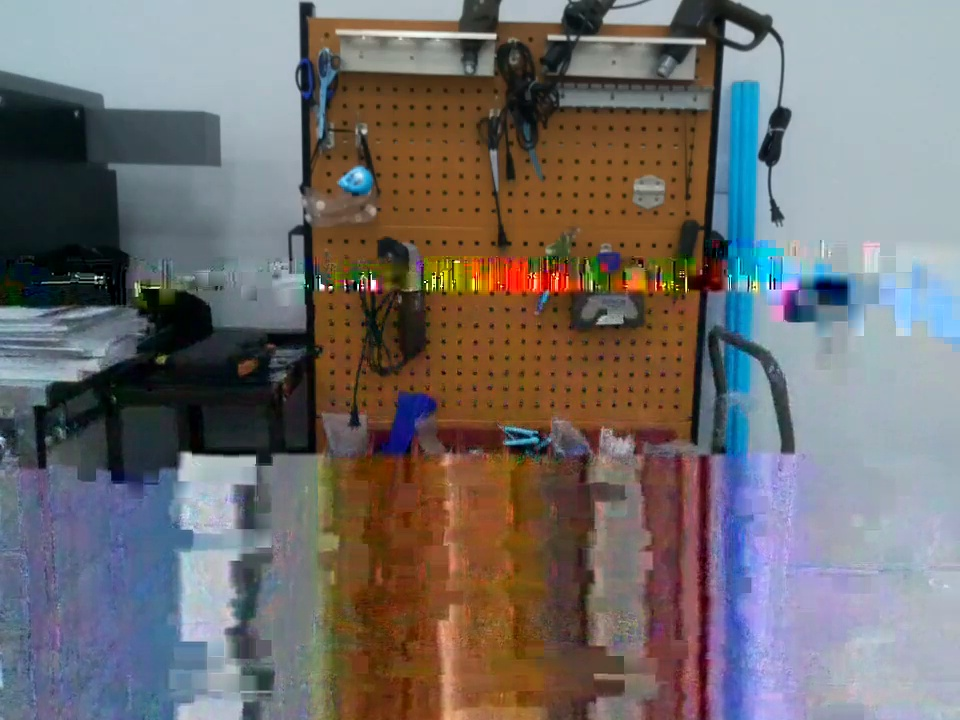
#> input picture pose_estimater/dataset/toolholder/images/toolholder30.jpg, 960 x 720 px
$ python untitled0.py
#> lines starting #> are read from the running program, lines starting #| are printed output that depends on the picture
from pose_estimater import pose_estimater
import cv2 as cv


img = cv.imread('pose_estimater/dataset/toolholder/images/toolholder30.jpg', 0)
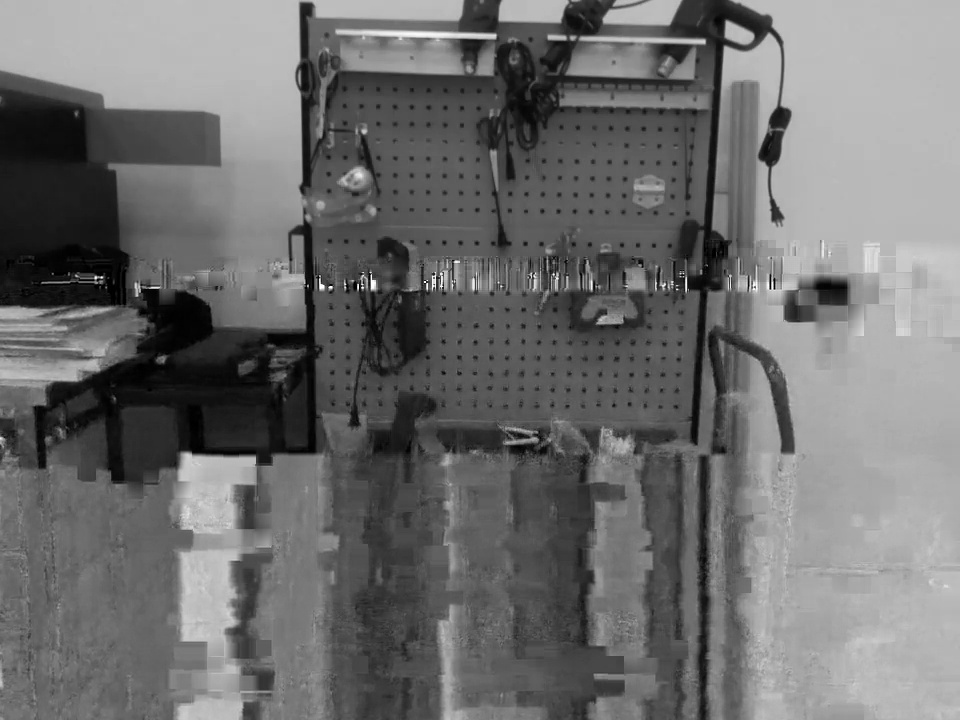
#> img: shape (720, 960); min 0, max 255, mean 110.1
img_query = cv.imread('pose_estimater/dataset/toolholder/images/toolholder.jpg', 0)
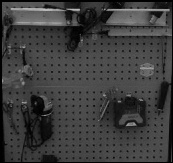
#> input picture pose_estimater/dataset/toolholder/images/toolholder.jpg, 173 x 163 px
#> img_query is the input picture: shape (163, 173); min 0, max 192, mean 60.9
#> (the run stopped early here; a loop or call above may not have finished)
